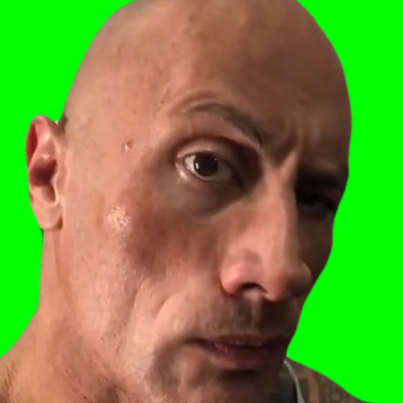
#> input picture assignments/assignment10-computer-vision/the-rock.png, 403 x 403 px
$ python step8.py
#> lines starting #> are read from the running program, lines starting #| are printed output that depends on the picture
"""Step 7: Calculate the Histogram of the Image Manually with Bins"""
from PIL import Image
import numpy as np
import matplotlib.pyplot as plt

image_path = "the-rock.png"
image = Image.open(image_path).convert("RGB")
image_array = np.array(image)

bin_size = 5
num_bins = 256 // bin_size
red_histogram = [0] * num_bins
green_histogram = [0] * num_bins
blue_histogram = [0] * num_bins

for row in image_array:
    for pixel in row:
        red_value, green_value, blue_value = pixel[0], pixel[1], pixel[2]

        red_bin = red_value // bin_size
        green_bin = green_value // bin_size
        blue_bin = blue_value // bin_size

        if red_bin < num_bins:
            red_histogram[red_bin] += 1
        if green_bin < num_bins:
            green_histogram[green_bin] += 1
        if blue_bin < num_bins:
            blue_histogram[blue_bin] += 1
#> after the loop, blue_histogram = 51 values, max 46106 at index 0, min 0 at index 41, mean 3184.5; green_histogram = 51 values, max 6181 at index 31, min 81 at index 42, mean 2301.1; red_histogram = 51 values, max 45742 at index 0, min 343 at index 50, mean 3183.5

def plot_histogram(histogram, color, title):
#> called with color = 'red'
    plt.figure(figsize=(12, 6))
    plt.bar(range(num_bins), histogram, color=color, width=0.6)
    plt.title(title)
    plt.xticks(
        ticks=range(num_bins),
        labels=[f"{i * bin_size}-{(i + 1) * bin_size - 1}" for i in range(num_bins)],
        rotation=45,
        ha='right'
    )
    plt.xlim(0, num_bins - 1)
    plt.xlabel("Intensity Ranges")
    plt.ylabel("Pixel Count")
    plt.tight_layout()
    plt.show()
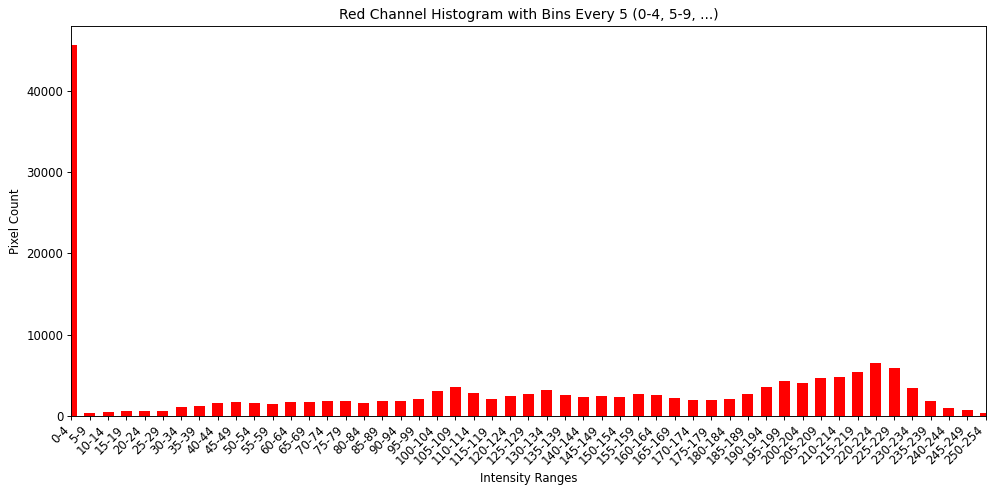
#> figure drawn by matplotlib, 1 panel; tallest bar 45742 high, from x = -0.3 to 0.3

plot_histogram(red_histogram, 'red', "Red Channel Histogram with Bins Every 5 (0-4, 5-9, ...)")
plot_histogram(green_histogram, 'green', "Green Channel Histogram with Bins Every 5 (0-4, 5-9, ...)")
#> call 2 of plot_histogram, with color = 'green'
#> in plot_histogram (call 2), `plt.show()`:
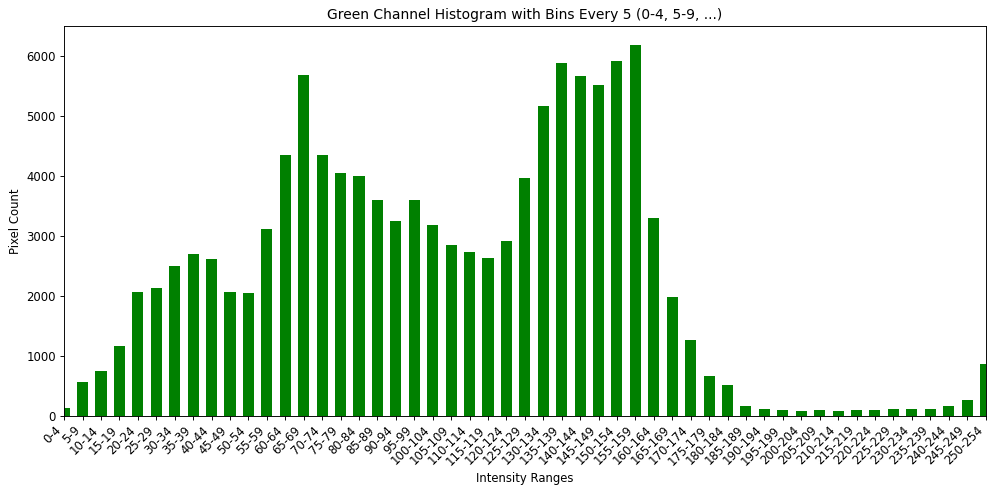
#> figure drawn by matplotlib, 1 panel; tallest bar 6181 high, from x = 30.7 to 31.3
plot_histogram(blue_histogram, 'blue', "Blue Channel Histogram with Bins Every 5 (0-4, 5-9, ...)")
#> call 3 of plot_histogram, with color = 'blue'
#> in plot_histogram (call 3), `plt.show()`:
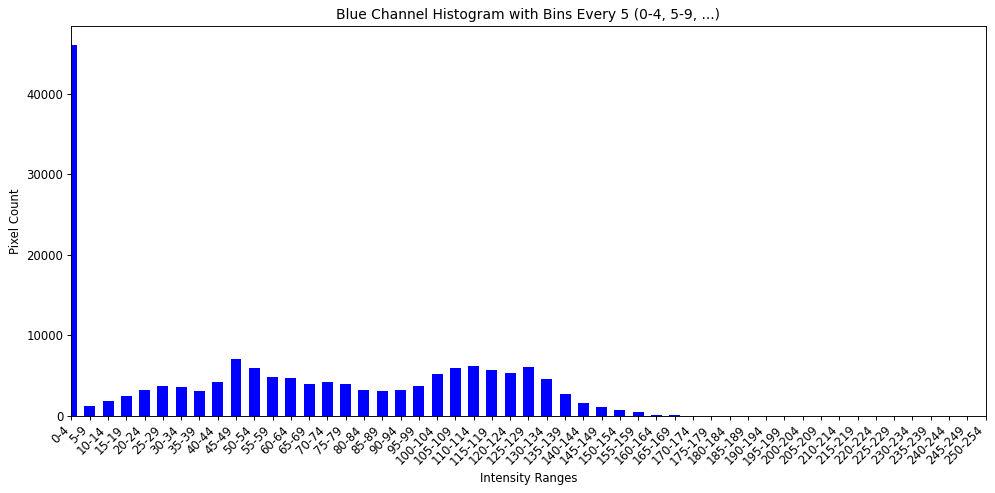
#> figure drawn by matplotlib, 1 panel; tallest bar 46106 high, from x = -0.3 to 0.3
